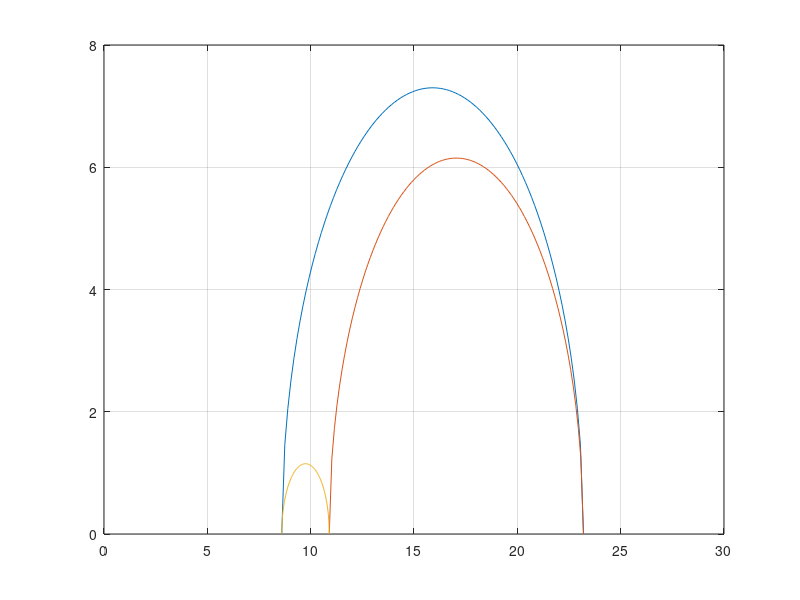

MATLAB code to generate this figure:
clear
clc

%% prob 1
% converting the stress tensor to geographical coordinate system

Pp = 55.7;
SHmax = 78.9;
Sv = 66.6;
Shmin = 64.3;

sigma_H = SHmax-Pp;
sigma_h = Shmin-Pp;
sigma_v = Sv-Pp;

a = 90;
b = 0;
c = 90;


R_pg = [cosd(a)*cosd(b) sind(a)*cosd(b) -sind(b);
  cosd(a)*sind(b)*sind(c)-sind(a)*cosd(c) sind(a)*sind(b)*sind(c)+cosd(a)*cosd(c) cosd(b)*sind(c);
  cosd(a)*sind(b)*cosd(c)+sind(a)*sind(c) sind(a)*sind(b)*sind(c)-cosd(a)*sind(c) cosd(b)*cosd(c)];

Sp = diag([SHmax,Sv,Shmin]);
Sg = R_pg'*Sp*R_pg;

%% prob 2 using a uniform distribution
rng(1)
n = 100;
strike = rand(1,n) * 360;
dip = rand(1,n) * 90;
nn = [-sind(strike).*sind(dip);cosd(strike).*sind(dip);-cosd(dip)];
t = Sg * nn;

for i = 1:n
	sigma_n(i) = t(:,i)'* nn(:,i);
	tau(i) = sqrt(t(:,i)'*t(:,i)-sigma_n(i)^2);
end

x1_sample = linspace(sigma_h,sigma_H,100);
x2_sample = linspace(sigma_v,sigma_H,100);
x3_sample = linspace(sigma_h,sigma_v,100);
x1_center = (sigma_h+sigma_H)/2;
x2_center = (sigma_v+sigma_H)/2;
x3_center = (sigma_v+sigma_h)/2;
r1 = (sigma_H-sigma_h)/2;
r2 = (sigma_H-sigma_v)/2;
r3 = (sigma_v-sigma_h)/2;
y1 = sqrt(r1^2-(x1_sample-x1_center).^2);
y2 = sqrt(r2^2-(x2_sample-x2_center).^2);
y3 = sqrt(r3^2-(x3_sample-x3_center).^2);

figure(1)
hold on; box on; grid on
plot(x1_sample,y1)
plot(x2_sample,y2)
plot(x3_sample,y3)
plot(sigma_n,tau,'.','MarkerSize',5)
xlim([0 30])




